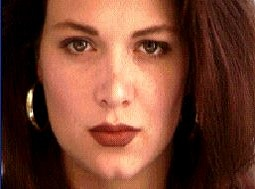
//> input picture HW2_F94041107/women.jpg, 255 x 189 px
$ ./main   (built with g++ and OpenCV 4)
//> lines starting //> are read from the running program, lines starting //| are printed output that depends on the picture
#include <opencv2/imgproc/imgproc.hpp>
#include <opencv2/highgui/highgui.hpp>
#include <cstdlib>
#include <cmath>
#include <iostream>


using namespace cv;
using namespace std;


// Matrices to store images
Mat img1;
Mat img2;
Mat button_img;


Mat DispImage = Mat::zeros(Size(795, 390), CV_8UC3);    //The final display image


Point des1, des2, source1, source2;                     //Destination points and source points
Point des_initial(95, 70), source_initial(445, 70), blend_initial(280,330);     //Document the top-left point
Point morph[255][189];


bool des1_true, des2_true, source1_true, source2_true = true;  //check if the user draw the correct arrow
bool button_true = false;									   //check if button clicked

int des_arrow = 0, source_arrow = 0;
//allocate some memories for point of warping
Point des_start[30], des_end[30],source_start[30],source_end[30];


// [203 lines left out: functions perpendicular, StartToMorph, CallBackFunc, not called in this run]


int main(int argc, char** argv)
{
	// Read image ( same size, same type )
	img1 = imread("women.jpg");
//> img1 is the input picture: 189 rows x 255 cols, CV_8UC3; mean B, G, R 49.3, 67, 116.7
	img2 = imread("cheetah.jpg");
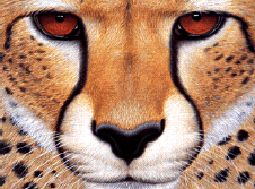
//> input picture HW2_F94041107/cheetah.jpg, 255 x 189 px
//> img2 is the input picture: 189 rows x 255 cols, CV_8UC3; mean B, G, R 110.5, 133.8, 174.5
	button_img = imread("button.png");
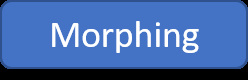
//> input picture HW2_F94041107/button.png, 248 x 80 px
//> button_img is the input picture: 80 rows x 248 cols, CV_8UC3; mean B, G, R 168.7, 105.1, 69.4
	resize(button_img, button_img, Size(100,50));
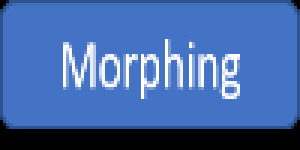
//> button_img: 50 rows x 100 cols, CV_8UC3 (shown 3 times larger); mean B, G, R 168.5, 104.9, 69.2

	//check whether the image correctly load
	if (!img1.data) { printf("Error loading img1 \n"); return -1; }
	if (!img2.data) { printf("Error loading img2 \n"); return -1; }


	//put text above the image
	putText(DispImage, "img1", Point(175, 50), FONT_HERSHEY_DUPLEX, 1, Scalar(0, 143, 143), 2);
	putText(DispImage, "img2", Point(525, 50), FONT_HERSHEY_DUPLEX, 1, Scalar(0, 143, 143), 2);


	//copy img1 and img2 to display image
	Rect ROI1(95, 70, img1.cols, img1.rows);
//> ROI1 = Rect(95, 70, 255, 189)
	Rect ROI2(445, 70, img2.cols, img2.rows);
//> ROI2 = Rect(445, 70, 255, 189)
	img1.copyTo(DispImage(ROI1));
	img2.copyTo(DispImage(ROI2));


	cout << "x: " << img1.cols << ", y: " << img1.rows << endl;
//| x: 255, y: 189

	//create button
	Rect button_ROI(345, 320, 100, 50);
	button_img.copyTo(DispImage(button_ROI));
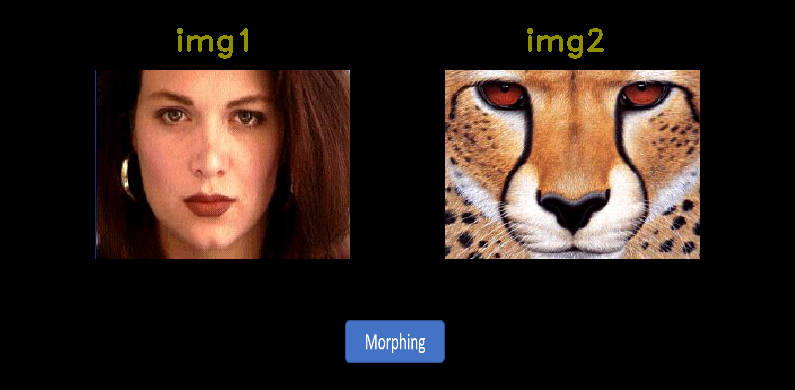
//> DispImage: 390 rows x 795 cols, CV_8UC3; mean B, G, R 27.6, 33.6, 47.1


	// Create Windows
	namedWindow("Morphing", 1);

	setMouseCallback("Morphing", CallBackFunc, NULL);


	imshow("Morphing", DispImage);

	// Wait until user press esc key
	waitKey(waitKey() != 27);
	destroyWindow("Morphing");
	return 0;
}
